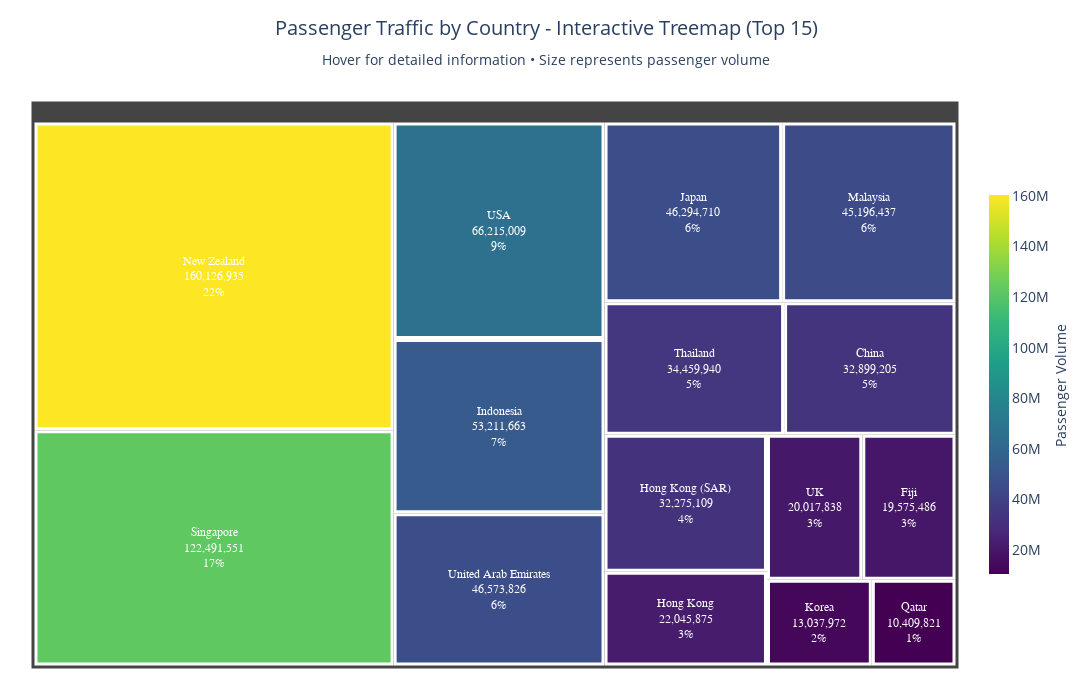

Notebook source saved alongside this figure:
### Code cell
# INTERACTIVE TREEMAP VISUALISATION
# Get top 15 countries for treemap
top_15_countries = country_traffic.head(15).reset_index()

# Create the enhanced treemap
try:
    fig_treemap = px.treemap(
        top_15_countries,
        path=['Country'],
        values='Passengers_Total',
        title='Passenger Traffic by Country - Interactive Treemap (Top 15)<br><sub>Hover for detailed information • Size represents passenger volume</sub>',
        color='Passengers_Total',
        color_continuous_scale='Viridis',
        hover_data={'Passengers_Total': ':,.0f'}
    )

    fig_treemap.update_layout(
        height=700,
        width=1200,
        font_size=14,
        title_font_size=20,
        title_x=0.5,
        title_y=0.95,
        margin=dict(t=100, l=30, r=30, b=30),
        paper_bgcolor='white',
        plot_bgcolor='white',
        coloraxis_colorbar=dict(
            title="Passenger Volume",
            title_side="right",
            title_font_size=14,
            tickformat=".2s",
            len=0.7,
            thickness=20
        )
    )

    fig_treemap.update_traces(
        textinfo="label+value+percent parent",
        textposition="middle center",
        textfont_size=12,
        textfont_color="white",
        textfont_family="Arial Black",
        hovertemplate="<b>%{label}</b><br>" +
                      "Total Passengers: %{value:,.0f}<br>" +
                      "Percentage of Top 15: %{percentParent}<br>" +
                      "<extra></extra>",
        marker_line_width=3,
        marker_line_color="white",
        marker_colorscale='Viridis'
    )

    fig_treemap.show()

except Exception as e:
    print(f"Error creating treemap: {str(e)}")
    print("Creating alternative visualization...")
    
    fig_fallback = px.bar(
        top_15_countries,
        x='Passengers_Total',
        y='Country',
        orientation='h',
        title='Passenger Traffic by Country (Top 15) - Alternative View',
        color='Passengers_Total',
        color_continuous_scale='Viridis',
        text='Passengers_Total'
    )
    
    fig_fallback.update_layout(
        height=600,
        width=1000,
        yaxis={'categoryorder': 'total ascending'}
    )
    
    fig_fallback.update_traces(
        texttemplate='%{text:,.0f}',
        textposition='outside'
    )
    
    fig_fallback.show()

### Figure 1 — Plotly figure (JSON) as saved in the notebook; plotly's stock layout.template omitted (floating-point values rounded to 4 significant figures)
{"data": [{"branchvalues": "total", "customdata": [[32899205], [19575486], [22045875], [32275109], [53211663], [46294710], [13037972], [45196437], [160126935], [10409821], [122500000.0], [34459940], [20017838], [66215009], [46573826]], "domain": {"x": [0, 1], "y": [0, 1]}, "hovertemplate": "<b>%{label}</b><br>Total Passengers: %{value:,.0f}<br>Percentage of Top 15: %{percentParent}<br><extra></extra>", "ids": ["China", "Fiji", "Hong Kong", "Hong Kong (SAR)", "Indonesia", "Japan", "Korea", "Malaysia", "New Zealand", "Qatar", "Singapore", "Thailand", "UK", "USA", "United Arab Emirates"], "labels": ["China", "Fiji", "Hong Kong", "Hong Kong (SAR)", "Indonesia", "Japan", "Korea", "Malaysia", "New Zealand", "Qatar", "Singapore", "Thailand", "UK", "USA", "United Arab Emirates"], "marker": {"coloraxis": "coloraxis", "colors": [32899205, 19575486, 22045875, 32275109, 53211663, 46294710, 13037972, 45196437, 160126935, 10409821, 122500000.0, 34459940, 20017838, 66215009, 46573826], "colorscale": [[0, "#440154"], [0.1111, "#482878"], [0.2222, "#3e4989"], [0.3333, "#31688e"], [0.4444, "#26828e"], [0.5556, "#1f9e89"], [0.6667, "#35b779"], [0.7778, "#6ece58"], [0.8889, "#b5de2b"], [1, "#fde725"]], "line": {"color": "white", "width": 3}}, "name": "", "parents": ["", "", "", "", "", "", "", "", "", "", "", "", "", "", ""], "textfont": {"color": "white", "family": "Arial Black", "size": 12}, "textinfo": "label+value+percent parent", "textposition": "middle center", "type": "treemap", "values": [32899205, 19575486, 22045875, 32275109, 53211663, 46294710, 13037972, 45196437, 160126935, 10409821, 122491551, 34459940, 20017838, 66215009, 46573826]}], "layout": {"coloraxis": {"colorbar": {"len": 0.7, "thickness": 20, "tickformat": ".2s", "title": {"font": {"size": 14}, "side": "right", "text": "Passenger Volume"}}, "colorscale": [[0, "#440154"], [0.1111, "#482878"], [0.2222, "#3e4989"], [0.3333, "#31688e"], [0.4444, "#26828e"], [0.5556, "#1f9e89"], [0.6667, "#35b779"], [0.7778, "#6ece58"], [0.8889, "#b5de2b"], [1, "#fde725"]]}, "font": {"size": 14}, "height": 700, "legend": {"tracegroupgap": 0}, "margin": {"b": 30, "l": 30, "r": 30, "t": 100}, "paper_bgcolor": "white", "plot_bgcolor": "white", "title": {"font": {"size": 20}, "text": "Passenger Traffic by Country - Interactive Treemap (Top 15)<br><sub>Hover for detailed information • Size represents passenger volume</sub>", "x": 0.5, "y": 0.95}, "width": 1200}}
